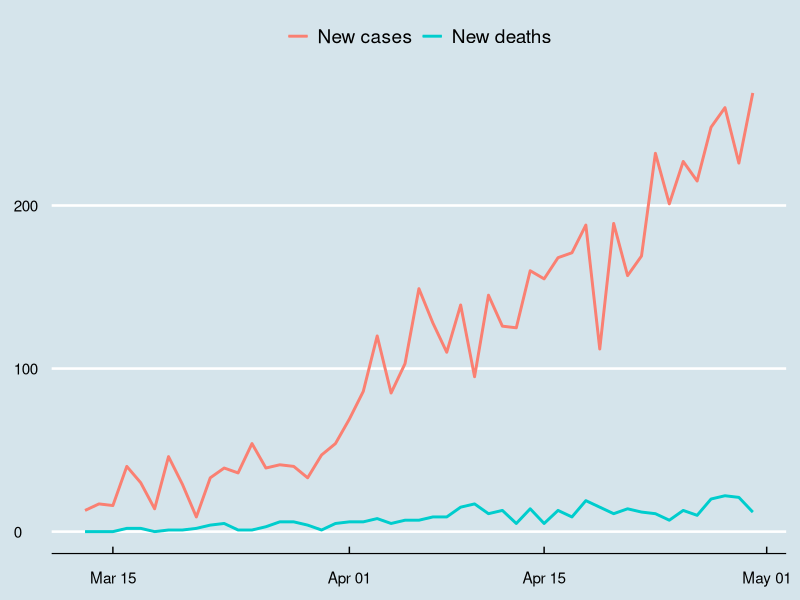
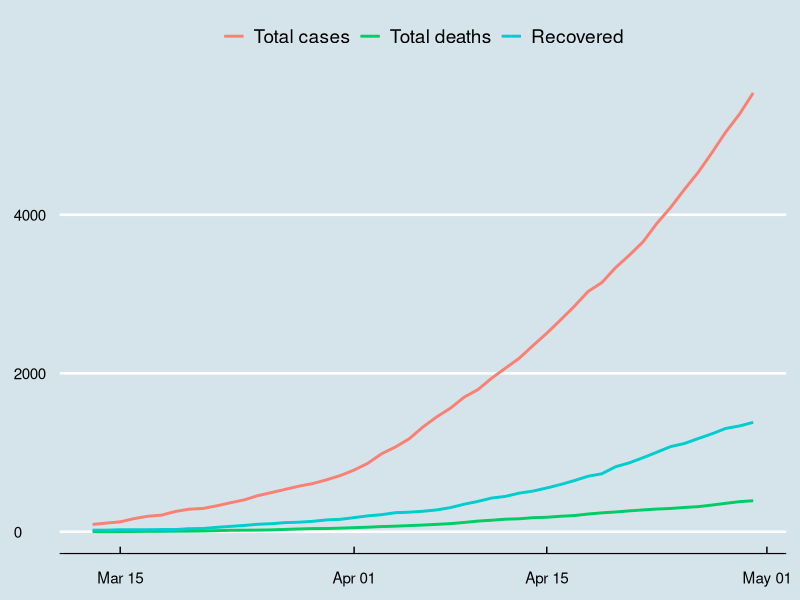
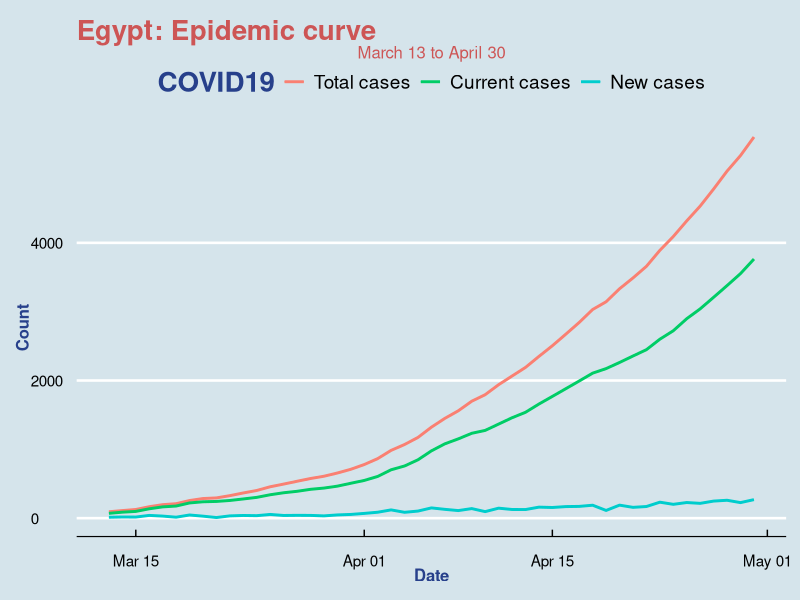
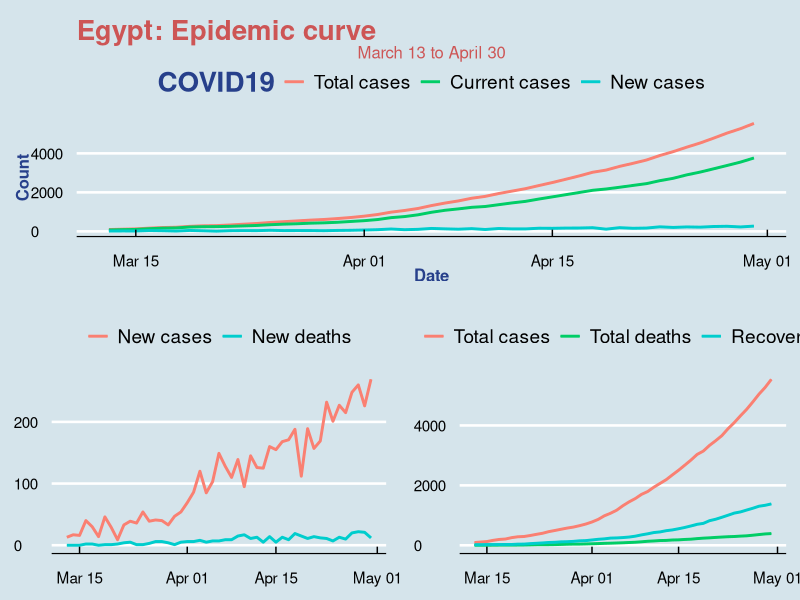

Generate these figures, in order, with R:
library(tidyverse)
library(ggplot2)
library(ggthemes)

# The data used is gathered from the Egyptian Ministry
# of Health and Population's Facebook page
# Link: https://www.facebook.com/egypt.mohp

# Importing data
egy <- read.csv("Egypt-data/Egypt.csv")
attach(egy)
View(egy)

# Calculating current cases

egy <- egy %>%
  mutate(current_cases = all_cases- (recovered + all_deaths))

# Plotting new cases and new deaths

# Tidying data for the plot

egypt_long <- egy %>%
  select(date, new_cases, new_deaths) %>%
  pivot_longer(-date, names_to = "COVID19", values_to = "count")

head(egypt_long)

# Converting datetime variable

egypt_long$date <- as.POSIXct(egypt_long$date, format = "%m/%d/%Y")
class(egypt_long$date)

# Plotting the curve

(b <- ggplot(data = egypt_long,
    aes(
      x= date,
      y= count,
      colour = COVID19
    )
  ) +
  geom_line() +
  geom_path(size = 1) +
  labs(title = "Egypt: Epidemic curve",
       x = "Date",
       y = "Count") +
  scale_colour_manual(labels = c("New cases",
                                 "New deaths"),
                      values = c("salmon",
                                 "cyan3")) +
  theme_economist() +
  theme(axis.title.x = element_blank(),
        axis.title.y = element_blank(),
        plot.title = element_blank(),
        legend.title = element_blank()))


# Plotting total cases, recovery and total deaths

# Tidying data for the plot

egypt_long2 <- egy %>%
  select(date, all_cases, recovered, all_deaths) %>%
  pivot_longer(-date, names_to = "COVID19", values_to = "count")

head(egypt_long2)

# Converting datetime variable

egypt_long2$date <- as.POSIXct(egypt_long2$date, format = "%m/%d/%Y")
class(egypt_long2$date)

# Plotting the curve

(c <- ggplot(data = egypt_long2,
       aes(
         x= date,
         y= count,
         colour = COVID19
       )
) +
  geom_line() +
  geom_path(size = 1) +
  labs(title = "Egypt: Epidemic curve",
       x = "Date",
       y = "Count") +
  scale_colour_manual(labels = c("Total cases",
                                 "Total deaths",                                 "Recovered",
                                 "Recovered"),
                      values = c("salmon",
                                 "springgreen3",
                                 "cyan3")) +
  theme_economist() +
  theme(axis.title.x = element_blank(),
        axis.title.y = element_blank(),
        plot.title = element_blank(),
        legend.title = element_blank()))


# Plotting total, current and new cases

# Tidying data for the plot

egypt_long3 <- egy %>%
  select(date, new_cases, current_cases, all_cases) %>%
  pivot_longer(-date, names_to = "COVID19", values_to = "count")

head(egypt_long3)

# Converting datetime variable

egypt_long3$date <- as.POSIXct(egypt_long3$date, format = "%m/%d/%Y")
class(egypt_long3$date)

# Plotting the curve

(a <- ggplot(data = egypt_long3,
       aes(
         x= date,
         y= count,
         colour = COVID19
       )
) +
  geom_line() +
  geom_path(size = 1) +
  labs(title = "Egypt: Epidemic curve",
       subtitle = "March 13 to April 30",
       x = "Date",
       y = "Count") +
  scale_colour_manual(labels = c("Total cases",
                                 "Current cases",
                                 "New cases"),
                      values = c("salmon",
                                 "springgreen3",
                                 "cyan3")) +
  theme_economist() +
  theme(axis.title.x = element_text(face = "bold",
                                    size = 12,
                                    color = "royalblue4"),
        axis.title.y = element_text(face = "bold",
                                    size = 12,
                                    color = "royalblue4"),
        plot.title = element_text(size = 20,
                                  color = "indianred3"),
        plot.subtitle = element_text(size = 12,
                                     color = "indianred3"),
        legend.title = element_text(face = "bold",
                                    size = 20,
                                    color = "royalblue4")))

# Creating a grid

library(gridExtra)

grid.arrange(a, arrangeGrob(b, c, ncol = 2), nrow = 2)
